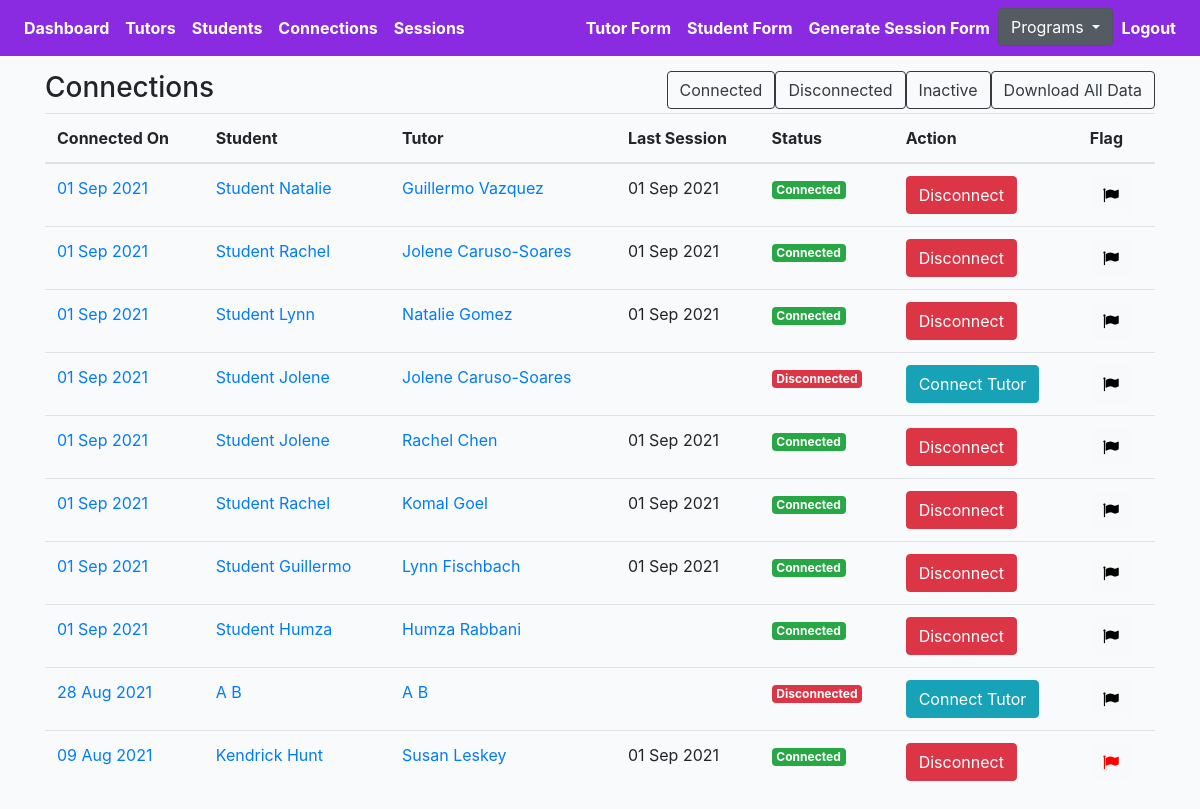
/middleschool/connections/ (signed in), run on an earlier commit of the app's database.
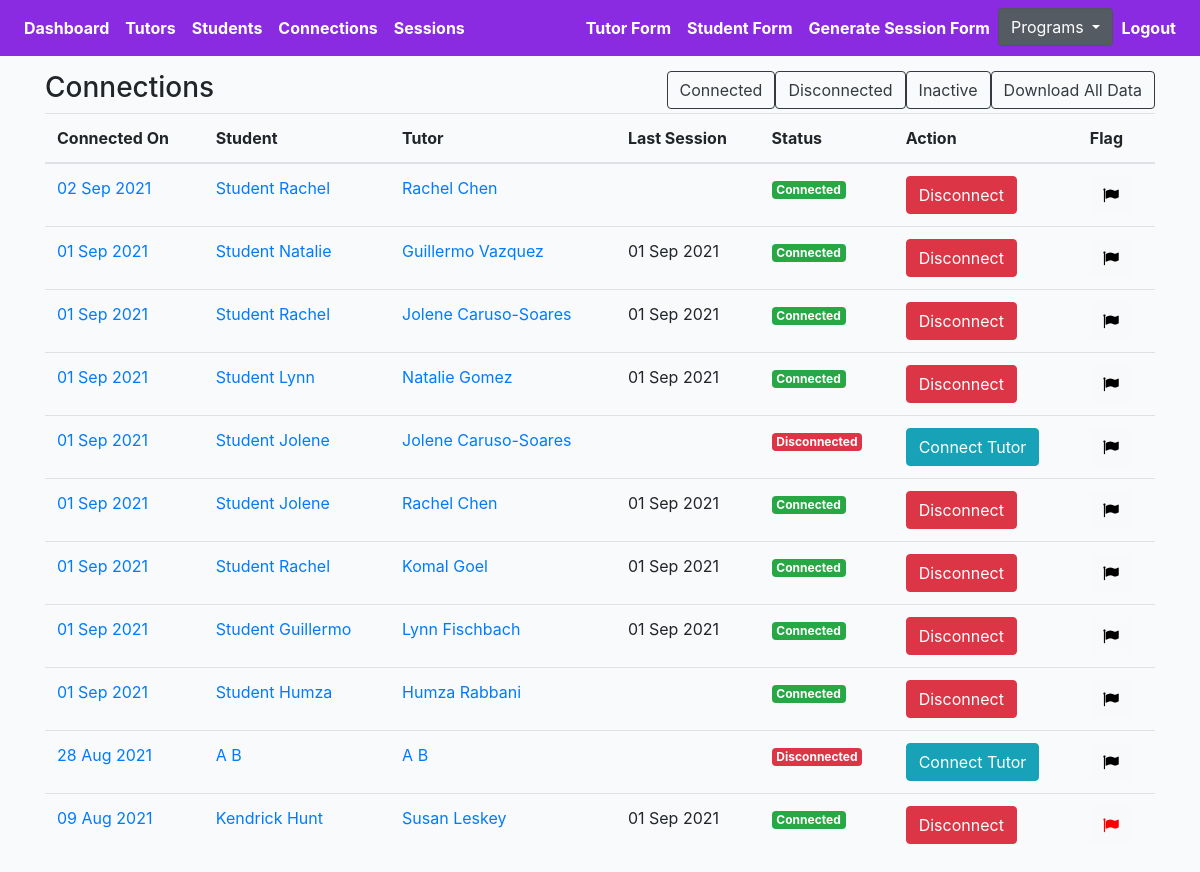
And on a later commit of the database.
### middleschool/models.py (models this page shows, shortened)
class Connection(models.Model):
    created = models.DateTimeField(auto_now_add=True)
    student = models.ForeignKey(Profile, on_delete=models.CASCADE, related_name='student')
    tutor = models.ForeignKey(Profile, on_delete=models.CASCADE, related_name='tutor')
    status = models.CharField(max_length=200, choices=STATUS_CHOICES)
    updated = models.DateTimeField(auto_now=True)
    flag = models.BooleanField(default=False)
    note = models.TextField(null=True, blank=True, max_length=1000)
    def get_absolute_url(self):
        return reverse("middleschool:connection-detail-view", kwargs={"pk": self.pk})
    def get_sessions(self):
        return self.session_set.filter(submit_status=True).order_by('-updated')[:1]

class Profile(models.Model):
    role = models.CharField(max_length=200, choices=ROLE_CHOICES_PROFILE, null=True)
    avatar = models.ImageField(default='avatar.png', upload_to='avatars/')
    first_name = models.CharField(max_length=200, blank=True)
    last_name = models.CharField(max_length=200, blank=True)
    email = models.EmailField(max_length=200, blank=True)
    student_grade = models.CharField(null=True, blank=True, max_length=200, choices=STUDENT_GRADE_CHOICES)
    grade = models.CharField(null=True, blank=True, max_length=200, choices=GRADE_CHOICES)
    academic_advisor = models.ForeignKey(Academicadvisor, null=True, blank=True, on_delete=models.CASCADE, related_name='academic_advisor')
    academic_advisor_email = models.EmailField(max_length=200, blank=True)
    subjects = models.ManyToManyField(Subject, blank=True, related_name='subjects')
    school = models.CharField(max_length=200, blank=True)
    friends = models.ManyToManyField("self", blank=True, related_name='testfriends')
    updated = models.DateTimeField(auto_now=True)
    created = models.DateTimeField(auto_now_add=True)
    slug = models.SlugField(unique=True, blank=True)
    flag = models.BooleanField(default=False)
    parent1_first_name = models.CharField(max_length=200, blank=True)
    parent1_last_name = models.CharField(max_length=200, blank=True)
    parent1_phone = models.CharField(max_length=200, blank=True)
    parent1_email = models.EmailField(max_length=200, blank=True)
    student_capacity = models.IntegerField(null=True, blank=True)
    phone = models.CharField(max_length=200, blank=True)
    question = models.TextField(null=True, blank=True, max_length=1000)
    languages = models.ManyToManyField(Language, blank=True, related_name='subjects')
    comfortable_share_phone = models.BooleanField(default=False)
    permission_share_grade = models.BooleanField(default=False)
    optional_school_loop_profile_link = models.TextField(null=True, blank=True, max_length=500)
    optional_school_loop_username = models.TextField(null=True, blank=True, max_length=500)
    optional_school_loop_password = models.TextField(null=True, blank=True, max_length=500)
    parent_languages = models.CharField(null=True, blank=True, max_length=200, choices=LANGUAGE_CHOICES)
    age = models.IntegerField(null=True, blank=True)
    ethnic = models.CharField(null=True, blank=True, max_length=200, choices=ETHNIC_CHOICES)
    note = models.TextField(null=True, blank=True, max_length=1000)
    interest = models.ManyToManyField(Interest, blank=True, related_name='interest')
    def get_absolute_url(self):
        return reverse("middleschool:profile-detail-view", kwargs={"slug": self.slug})
    __initial_first_name = None
    __initial_last_name = None
    def __init__(self, *args, **kwargs):
        super().__init__(*args, **kwargs)
        self.__initial_first_name = self.first_name
        self.__initial_last_name = self.last_name

class Session(models.Model):
    connection = models.ForeignKey(Connection, on_delete=models.CASCADE)
    meet = models.IntegerField(null=True, blank=True)
    length = models.FloatField(null=True, blank=True)
    subjects = models.ManyToManyField(Subject, blank=True, related_name='sessionsubjects')
    updated = models.DateTimeField(auto_now=True, null=True, blank=True)
    created = models.DateTimeField(auto_now_add=True)
    help = models.TextField(null=True, blank=True, max_length=1000)
    support = models.ManyToManyField(Support, blank=True, related_name='supports')
    othersupport = models.CharField(null=True, blank=True, max_length=200)
    rate = models.IntegerField(null=True, blank=True)
    productivity = models.IntegerField(null=True, blank=True)
    question = models.TextField(null=True, blank=True, max_length=1000)
    disconnect = models.CharField(null=True, blank=True, max_length=200, choices=CONT_STATUS_CHOICES)
    submit_status = models.BooleanField(default=False)
    flag = models.BooleanField(default=False)
    reason_disconnect= models.TextField(null=True, blank=True, max_length=1000)
    urgent_check = models.BooleanField(default=False)

### middleschool/views.py (the view)
# urls.py: path('connections/', ConnectionListView.as_view(), name='connection-list'),
@method_decorator(login_required, name='dispatch')
@method_decorator(allowed_users(allowed_roles=['middletutor', 'admin']), name='dispatch')
class ConnectionListView(ListView):
    model = Connection
    template_name = 'middleschool/connection-list.html'
    def get_queryset(self):
        qs = Connection.objects.all().order_by('-created')
        return qs

### templates/middleschool/connection-list.html (shortened to what this page needs)
{% extends 'middleschoolbase.html' %}
{% load static %}
{% block stylesheet %}{% static '/css/my_invites.css' %}{% endblock %}
{% block content %}
<div class="row">
    <div class="col-auto mr-auto">
        <h3>Connections</h3>
    </div>
    <div class="col-auto">
        <div class="btn-group" role="group" aria-label="Basic example">
            <form action="{% url 'middleschool:search-connection' %}" method="POST">
                <button type="submit" class="btn btn-outline-dark">Connected</button>
            </form>
            <form action="{% url 'middleschool:search-connection' %}" method="POST">
                <button type="submit" class="btn btn-outline-dark">Disconnected</button>
            </form>
            <form action="{% url 'middleschool:search-connection' %}" method="POST">
                <button type="submit" class="btn btn-outline-dark">Inactive</button>
            </form>
            <form action="{% url 'middleschool:export-tutoring-connection-list' %}" method="POST">
                <button type="submit" class="btn btn-outline-dark">Download All Data</button>
            </form>
        </div>
    </div>
</div>
<div class="table-responsive-lg">
    <table id="myTable" class="table">
        <thead>
            <tr>
                <th scope="col">Connected On</th>
                <th scope="col">Student</th>
                <th scope="col">Tutor</th>
                <th scope="col">Last Session</th>
                <th scope="col">Status</th>
                <th scope="col">Action</th>
                <th scope="col">Flag</th>
            </tr>
        </thead>
        <tbody>
            {% for obj in object_list %}
            <tr>
                <td><a href="{{obj.get_absolute_url}}">{{obj.created|date:"d M Y"}}</a></td>
                <td><a href="{{obj.student.get_absolute_url}}">{{obj.student.first_name}} {{obj.student.last_name}}</a>
                </td>
                <td><a href="{{obj.tutor.get_absolute_url}}">{{obj.tutor.first_name}} {{obj.tutor.last_name}}</a></td>
                <td>{% for session in obj.get_sessions %}{{session.updated|date:"d M Y"}}{% endfor %}</td>
                <td>
                    {% if obj.status == 'connected' %}
                    <div><span class="badge badge-success">Connected</div>
                    {% elif obj.status == 'disconnected' %}
                    <div><span class="badge badge-danger">Disconnected</div>
                    {% elif obj.status == 'inactive' %}
                    <div><span class="badge badge-warning">Inactive</div>
                    {% endif %}
                </td>
                <td>
                    {% if obj.status == 'connected' %}
                    <form action="{% url 'middleschool:remove-connect' %}" method="POST">
                        <button type="submit" class="btn btn-danger">Disconnect</button>
                    </form>
                    {% elif obj.status == 'disconnected' %}
                    <a href="{% url 'middleschool:student-detail-view' obj.student.slug %}"><button type="submit"
                            class="btn btn-info">Connect Tutor</button></a>
                    {% endif %}
                </td>
                <td>
                    <form action="{% url 'middleschool:flag-connection' %}" method="POST" class='like-form' id='{{obj.id}}'>
                        <button type="submit" class="like_btn btn btn-light like-btn{{obj.id}}">
                            {% if obj.flag == False %}
                            <i class="fa fa-flag thumb{{obj.id}}" style="color:black"></i>
                            {% else %}
                            <i class="fa fa-flag thumb{{obj.id}}" style="color:red"></i>
                            {% endif %}
                        </button>
                    </form>
                </td>
            </tr>
            {% endfor %}
        </tbody>
    </table>
</div>
{% endblock content %}

What changed in the data, as far as the page shows it:
added Connection: created "02 Sep 2021", student.first_name "Student", student.last_name "Rachel", tutor.first_name "Rachel", tutor.last_name "Chen", status "Connected"
